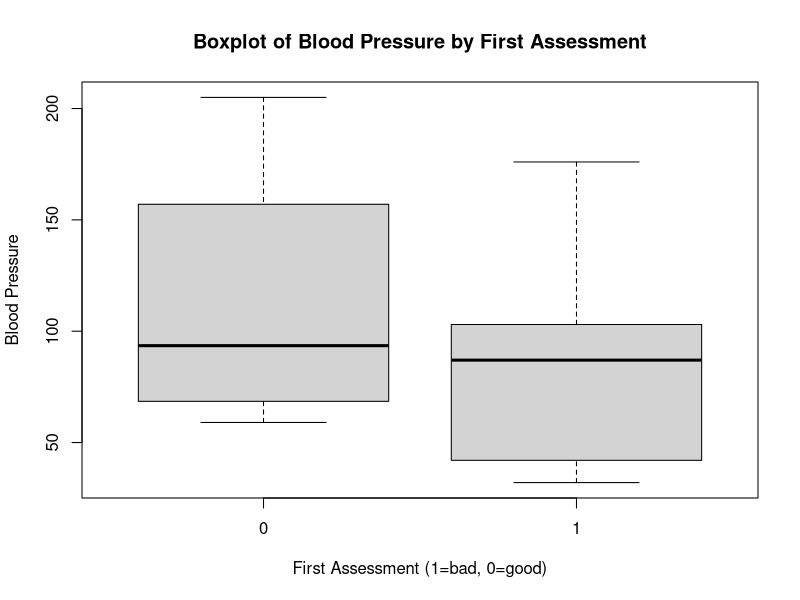
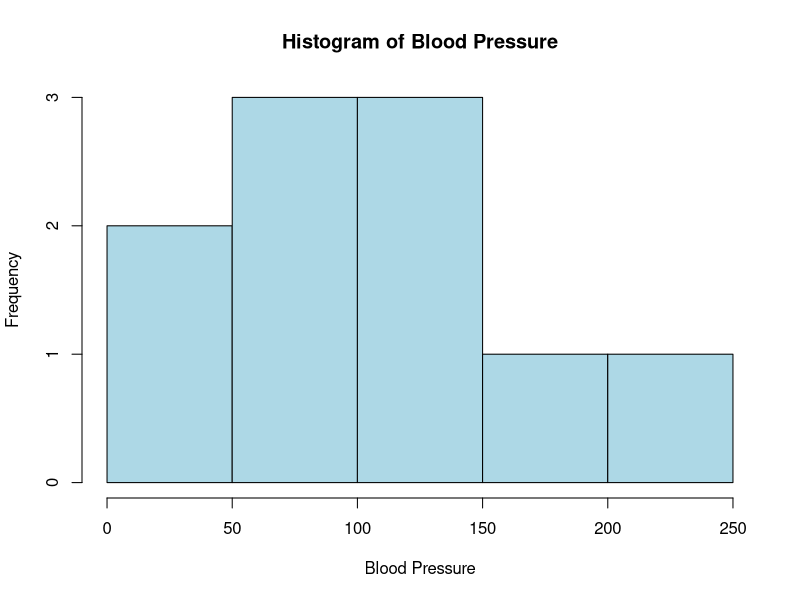
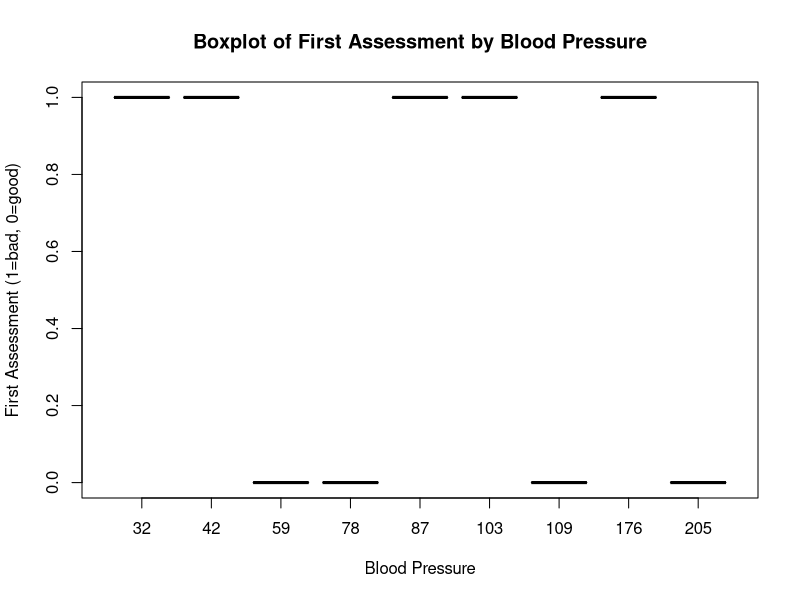
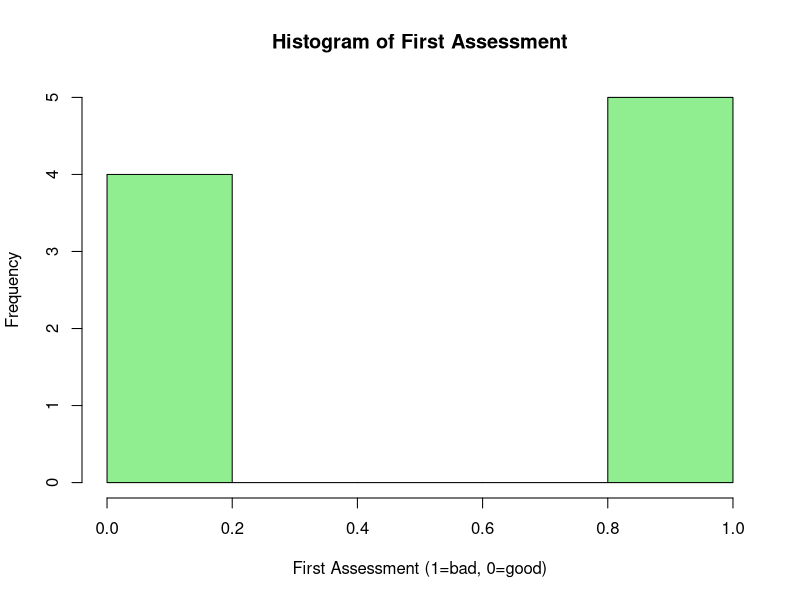

These charts were generated, in order, by the following R code:
Frequency <- c(0.6, 0.3, 0.4, 0.4, 0.2, 0.6, 0.3, 0.4, 0.9, 0.2)

BP <- c(103, 87, 32, 42, 59, 109, 78, 205, 135, 176)

First <- c(1, 1, 1, 1, 0, 0, 0, 0, NA, 1)

Second <- c(0, 0, 1, 1, 0, 0, 1, 1, 1, 1)

FinalDecision <- c(0, 1, 0, 1, 0, 1, 0, 1, 1, 1)




# Boxplots and Histograms

boxplot(BP ~ First, main="Boxplot of Blood Pressure by First Assessment", xlab="First Assessment (1=bad, 0=good)", ylab="Blood Pressure")




hist(BP, main="Histogram of Blood Pressure", xlab="Blood Pressure", col="lightblue", border="black")




boxplot(First ~ BP, main="Boxplot of First Assessment by Blood Pressure", xlab="Blood Pressure", ylab="First Assessment (1=bad, 0=good)")




hist(First, main="Histogram of First Assessment", xlab="First Assessment (1=bad, 0=good)", col="lightgreen", border="black")